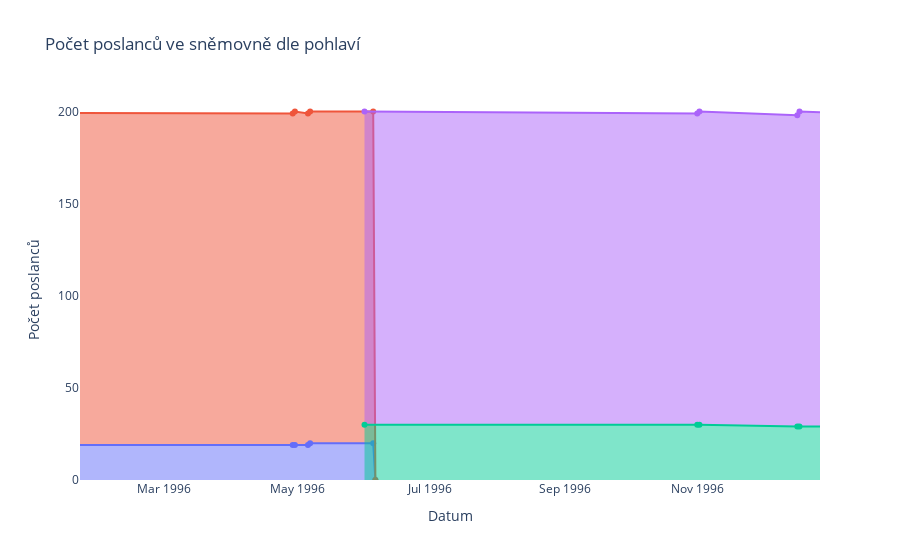

Source (notebook cell):
### Code cell
fig = go.Figure()

for snemovna in snemovny:
    df = pohlavi_dle_snemovny(snemovna)
    hovertemplate_zeny = f"Sněmovna: {snemovna}" +'<br>Datum: %{x|%d. %m. %Y}<br>Pohlaví: ženy<br>Počet: %{y}<extra></extra>'
    hovertemplate_muzi = f"Sněmovna: {snemovna}" +'<br>Datum: %{x|%d. %m. %Y}<br>Pohlaví: muži<br>Počet: %{y}<extra></extra>'
    fig.add_trace(go.Scatter(
        x = df.index,
        y = df.zeny_cnt,
        mode = 'markers+lines',
        #line = dict(shape='linear'),
        hoverinfo = 'text',
        hovertemplate=hovertemplate_zeny,
        name=f"ženy ({snemovna})",
        stackgroup=snemovna
    ))
    fig.add_trace(go.Scatter(
        x = df.index,
        y = df.muzi_cnt,
        name = f"muži ({snemovna})",
        hoverinfo = 'text',
        hovertemplate=hovertemplate_muzi,
        mode = 'markers+lines',
        #line = dict(shape='linear'),
        stackgroup=snemovna
    ))

layout = go.Layout(
    title="Počet poslanců ve sněmovně dle pohlaví",    
    plot_bgcolor="#FFFFFF",
    hovermode="x",
    xaxis=dict(title="Datum"),
    yaxis=dict(title="Počet poslanců")
)

fig.update_layout(layout)
fig.update_layout(showlegend=False)
fig.show()

### Figure 1 — Plotly figure (JSON) as saved in the notebook; plotly's stock layout.template omitted (floating-point values rounded to 4 significant figures)
{"data": [{"hoverinfo": "text", "hovertemplate": "Sněmovna: 1992<br>Datum: %{x|%d. %m. %Y}<br>Pohlaví: ženy<br>Počet: %{y}<extra></extra>", "mode": "markers+lines", "name": "ženy (1992)", "stackgroup": "1992", "type": "scatter", "x": ["1992-06-06", "1993-11-09", "1993-11-11", "1995-05-23", "1995-05-25", "1996-04-29", "1996-04-30", "1996-05-06", "1996-05-07", "1996-06-05", "1996-06-06"], "y": [20, 19, 19, 19, 19, 19, 19, 19, 20, 20, 0]}, {"hoverinfo": "text", "hovertemplate": "Sněmovna: 1992<br>Datum: %{x|%d. %m. %Y}<br>Pohlaví: muži<br>Počet: %{y}<extra></extra>", "mode": "markers+lines", "name": "muži (1992)", "stackgroup": "1992", "type": "scatter", "x": ["1992-06-06", "1993-11-09", "1993-11-11", "1995-05-23", "1995-05-25", "1996-04-29", "1996-04-30", "1996-05-06", "1996-05-07", "1996-06-05", "1996-06-06"], "y": [180, 180, 181, 180, 181, 180, 181, 180, 180, 180, 0]}, {"hoverinfo": "text", "hovertemplate": "Sněmovna: 1996<br>Datum: %{x|%d. %m. %Y}<br>Pohlaví: ženy<br>Počet: %{y}<extra></extra>", "mode": "markers+lines", "name": "ženy (1996)", "stackgroup": "1996", "type": "scatter", "x": ["1996-06-01", "1996-11-01", "1996-11-02", "1996-12-17", "1996-12-18", "1997-01-16", "1997-01-17", "1997-06-02", "1997-06-03", "1997-06-11", "1997-06-12", "1997-08-27", "1997-08-28", "1997-08-29", "1997-08-30", "1997-11-11", "1997-11-12", "1997-12-01", "1997-12-02", "1997-12-03", "1998-01-26", "1998-01-27", "1998-02-12", "1998-02-13", "1998-02-25", "1998-02-26", "1998-06-18", "1998-06-19"], "y": [30, 30, 30, 29, 29, 29, 29, 29, 29, 29, 29, 29, 29, 29, 29, 29, 29, 29, 30, 30, 30, 30, 30, 30, 30, 30, 30, 0]}, {"hoverinfo": "text", "hovertemplate": "Sněmovna: 1996<br>Datum: %{x|%d. %m. %Y}<br>Pohlaví: muži<br>Počet: %{y}<extra></extra>", "mode": "markers+lines", "name": "muži (1996)", "stackgroup": "1996", "type": "scatter", "x": ["1996-06-01", "1996-11-01", "1996-11-02", "1996-12-17", "1996-12-18", "1997-01-16", "1997-01-17", "1997-06-02", "1997-06-03", "1997-06-11", "1997-06-12", "1997-08-27", "1997-08-28", "1997-08-29", "1997-08-30", "1997-11-11", "1997-11-12", "1997-12-01", "1997-12-02", "1997-12-03", "1998-01-26", "1998-01-27", "1998-02-12", "1998-02-13", "1998-02-25", "1998-02-26", "1998-06-18", "1998-06-19"], "y": [170, 169, 170, 169, 171, 170, 171, 170, 171, 170, 171, 170, 171, 170, 171, 170, 171, 170, 169, 170, 169, 170, 169, 170, 169, 170, 170, 0]}, {"hoverinfo": "text", "hovertemplate": "Sněmovna: 1998<br>Datum: %{x|%d. %m. %Y}<br>Pohlaví: ženy<br>Počet: %{y}<extra></extra>", "mode": "markers+lines", "name": "ženy (1998)", "stackgroup": "1998", "type": "scatter", "x": ["1998-06-20", "1999-11-22", "2000-09-14", "2001-02-28", "2001-03-01", "2001-07-31", "2001-10-31", "2002-06-19", "2002-06-20"], "y": [30, 30, 31, 31, 32, 32, 32, 32, 0]}, {"hoverinfo": "text", "hovertemplate": "Sněmovna: 1998<br>Datum: %{x|%d. %m. %Y}<br>Pohlaví: muži<br>Počet: %{y}<extra></extra>", "mode": "markers+lines", "name": "muži (1998)", "stackgroup": "1998", "type": "scatter", "x": ["1998-06-20", "1999-11-22", "2000-09-14", "2001-02-28", "2001-03-01", "2001-07-31", "2001-10-31", "2002-06-19", "2002-06-20"], "y": [170, 170, 169, 167, 168, 168, 168, 168, 0]}, {"hoverinfo": "text", "hovertemplate": "Sněmovna: 2002<br>Datum: %{x|%d. %m. %Y}<br>Pohlaví: ženy<br>Počet: %{y}<extra></extra>", "mode": "markers+lines", "name": "ženy (2002)", "stackgroup": "2002", "type": "scatter", "x": ["2002-06-15", "2002-09-18", "2003-03-07", "2003-04-23", "2003-06-02", "2003-06-06", "2003-07-26", "2003-09-23", "2004-05-05", "2004-07-08", "2004-07-20", "2004-08-31", "2004-09-21", "2004-09-22", "2004-09-24", "2004-09-30", "2004-10-07", "2005-06-09", "2005-07-24", "2005-12-02", "2005-12-09", "2006-01-17", "2006-01-20", "2006-01-24", "2006-02-28", "2006-04-18", "2006-06-14", "2006-06-15"], "y": [34, 34, 34, 34, 34, 34, 34, 33, 33, 33, 33, 33, 33, 33, 32, 32, 32, 31, 32, 32, 31, 31, 32, 32, 32, 33, 33, 0]}, {"hoverinfo": "text", "hovertemplate": "Sněmovna: 2002<br>Datum: %{x|%d. %m. %Y}<br>Pohlaví: muži<br>Počet: %{y}<extra></extra>", "mode": "markers+lines", "name": "muži (2002)", "stackgroup": "2002", "type": "scatter", "x": ["2002-06-15", "2002-09-18", "2003-03-07", "2003-04-23", "2003-06-02", "2003-06-06", "2003-07-26", "2003-09-23", "2004-05-05", "2004-07-08", "2004-07-20", "2004-08-31", "2004-09-21", "2004-09-22", "2004-09-24", "2004-09-30", "2004-10-07", "2005-06-09", "2005-07-24", "2005-12-02", "2005-12-09", "2006-01-17", "2006-01-20", "2006-01-24", "2006-02-28", "2006-04-18", "2006-06-14", "2006-06-15"], "y": [166, 166, 166, 166, 166, 166, 166, 167, 167, 167, 167, 167, 167, 167, 168, 168, 168, 169, 168, 168, 169, 169, 168, 168, 168, 167, 167, 0]}, {"hoverinfo": "text", "hovertemplate": "Sněmovna: 2006<br>Datum: %{x|%d. %m. %Y}<br>Pohlaví: ženy<br>Počet: %{y}<extra></extra>", "mode": "markers+lines", "name": "ženy (2006)", "stackgroup": "2006", "type": "scatter", "x": ["2006-06-03", "2007-01-16", "2008-09-17", "2008-10-25", "2008-11-13", "2008-12-11", "2009-03-01", "2009-04-30", "2009-07-03", "2009-07-09", "2009-07-13", "2009-09-15", "2009-09-29", "2009-12-11", "2010-03-01", "2010-04-30", "2010-05-26", "2010-06-02", "2010-06-03"], "y": [31, 31, 31, 31, 32, 33, 35, 35, 34, 34, 35, 36, 36, 36, 36, 38, 37, 37, 0]}, {"hoverinfo": "text", "hovertemplate": "Sněmovna: 2006<br>Datum: %{x|%d. %m. %Y}<br>Pohlaví: muži<br>Počet: %{y}<extra></extra>", "mode": "markers+lines", "name": "muži (2006)", "stackgroup": "2006", "type": "scatter", "x": ["2006-06-03", "2007-01-16", "2008-09-17", "2008-10-25", "2008-11-13", "2008-12-11", "2009-03-01", "2009-04-30", "2009-07-03", "2009-07-09", "2009-07-13", "2009-09-15", "2009-09-29", "2009-12-11", "2010-03-01", "2010-04-30", "2010-05-26", "2010-06-02", "2010-06-03"], "y": [169, 169, 169, 169, 168, 167, 165, 165, 166, 166, 165, 164, 164, 164, 164, 162, 163, 163, 0]}, {"hoverinfo": "text", "hovertemplate": "Sněmovna: 2010<br>Datum: %{x|%d. %m. %Y}<br>Pohlaví: ženy<br>Počet: %{y}<extra></extra>", "mode": "markers+lines", "name": "ženy (2010)", "stackgroup": "2010", "type": "scatter", "x": ["2010-05-29", "2010-10-23", "2010-11-30", "2011-03-01", "2011-03-25", "2011-03-26", "2012-02-07", "2012-10-20", "2012-11-07", "2013-01-31", "2013-04-05", "2013-04-11", "2013-04-24", "2013-06-14", "2013-08-27", "2013-08-28"], "y": [44, 45, 44, 44, 44, 44, 44, 43, 43, 43, 44, 43, 43, 43, 43, 0]}, {"hoverinfo": "text", "hovertemplate": "Sněmovna: 2010<br>Datum: %{x|%d. %m. %Y}<br>Pohlaví: muži<br>Počet: %{y}<extra></extra>", "mode": "markers+lines", "name": "muži (2010)", "stackgroup": "2010", "type": "scatter", "x": ["2010-05-29", "2010-10-23", "2010-11-30", "2011-03-01", "2011-03-25", "2011-03-26", "2012-02-07", "2012-10-20", "2012-11-07", "2013-01-31", "2013-04-05", "2013-04-11", "2013-04-24", "2013-06-14", "2013-08-27", "2013-08-28"], "y": [156, 155, 156, 156, 156, 156, 156, 157, 157, 157, 156, 157, 157, 157, 157, 0]}, {"hoverinfo": "text", "hovertemplate": "Sněmovna: 2013<br>Datum: %{x|%d. %m. %Y}<br>Pohlaví: ženy<br>Počet: %{y}<extra></extra>", "mode": "markers+lines", "name": "ženy (2013)", "stackgroup": "2013", "type": "scatter", "x": ["2013-10-26", "2013-11-27", "2013-12-03", "2014-03-31", "2014-04-30", "2014-06-20", "2014-07-01", "2014-08-28", "2014-10-21", "2014-12-08", "2016-01-14", "2017-01-03", "2017-03-14", "2017-06-09", "2017-07-01", "2017-10-25", "2017-10-26"], "y": [39, 39, 39, 40, 40, 40, 39, 39, 39, 40, 41, 40, 40, 40, 41, 41, 0]}, {"hoverinfo": "text", "hovertemplate": "Sněmovna: 2013<br>Datum: %{x|%d. %m. %Y}<br>Pohlaví: muži<br>Počet: %{y}<extra></extra>", "mode": "markers+lines", "name": "muži (2013)", "stackgroup": "2013", "type": "scatter", "x": ["2013-10-26", "2013-11-27", "2013-12-03", "2014-03-31", "2014-04-30", "2014-06-20", "2014-07-01", "2014-08-28", "2014-10-21", "2014-12-08", "2016-01-14", "2017-01-03", "2017-03-14", "2017-06-09", "2017-07-01", "2017-10-25", "2017-10-26"], "y": [161, 161, 161, 160, 160, 160, 161, 161, 161, 160, 159, 160, 160, 160, 159, 159, 0]}, {"hoverinfo": "text", "hovertemplate": "Sněmovna: 2017<br>Datum: %{x|%d. %m. %Y}<br>Pohlaví: ženy<br>Počet: %{y}<extra></extra>", "mode": "markers+lines", "name": "ženy (2017)", "stackgroup": "2017", "type": "scatter", "x": ["2017-10-21", "2017-11-24", "2018-03-31", "2018-06-19", "2018-10-01", "2018-12-04", "2019-04-14", "2019-04-15", "2019-06-06", "2019-07-02", "2020-07-31", "2020-10-10", "2020-12-31", "2021-01-19", "2021-01-26", "2021-03-01", "2021-03-09", null], "y": [44, 44, 44, 45, 45, 46, 46, 47, 47, 45, 46, 45, 46, 46, 46, 45, 45, 45]}, {"hoverinfo": "text", "hovertemplate": "Sněmovna: 2017<br>Datum: %{x|%d. %m. %Y}<br>Pohlaví: muži<br>Počet: %{y}<extra></extra>", "mode": "markers+lines", "name": "muži (2017)", "stackgroup": "2017", "type": "scatter", "x": ["2017-10-21", "2017-11-24", "2018-03-31", "2018-06-19", "2018-10-01", "2018-12-04", "2019-04-14", "2019-04-15", "2019-06-06", "2019-07-02", "2020-07-31", "2020-10-10", "2020-12-31", "2021-01-19", "2021-01-26", "2021-03-01", "2021-03-09", null], "y": [156, 156, 156, 155, 155, 154, 154, 153, 153, 155, 154, 155, 154, 154, 154, 155, 155, 155]}], "layout": {"autosize": true, "hovermode": "x", "plot_bgcolor": "#FFFFFF", "showlegend": false, "title": {"text": "Počet poslanců ve sněmovně dle pohlaví"}, "xaxis": {"autorange": false, "range": ["1996-01-22 04:28:50.9463", "1996-12-27 10:29:46.1893"], "title": {"text": "Datum"}, "type": "date"}, "yaxis": {"autorange": false, "range": [0, 206.3], "title": {"text": "Počet poslanců"}, "type": "linear"}}}
